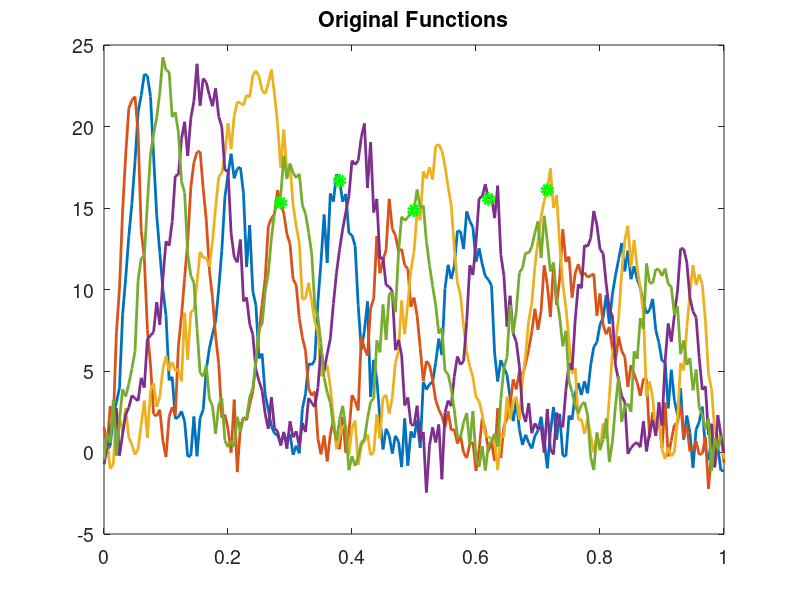

The MATLAB script that drew this image: (Note: this script raises an error after producing the figure.)
clear;close all;
addpath('./src/');

%% Example 1: good landmarks
load('./data/simu_five_functions_good_lm.mat');

figure
plot(t,f,'LineWidth',2)
for i=1:size(lm,1)
    for j=1:size(lm,2)
        hold on
        plot(t(lm(i,j)),f(i, lm(i,j)),'go','LineWidth',4)
    end
end
title('Original Functions')
set(gca,'fontsize', 14);

% LOOCV
lam = linspace(0,400,10);
lam = fliplr(lam);

E = selectLambda(t,f,lm,lam,[]);
[~, idx] = min(E);
best_lam = lam(idx);

figure
plot(lam,E,'*-','LineWidth',2)
set(gca,'fontsize', 14);
xlabel('\lambda','FontSize',14)
title('LOOCV')

% Soft Alignment
[fp,gamp,hard_id]=multipleHardRegistration(t,f,lm,[]);

figure
subplot(1,2,1);
plot(t,fp,'LineWidth',2)
for i=1:size(lm,1)
    for j=1:size(lm,2)
        hold on
        plot(t(lm(hard_id,j)),fp(i,lm(hard_id,j)),'go','LineWidth',4)
    end
end
set(gca,'fontsize', 14);
subplot(1,2,2);
plot(t,gamp,'LineWidth',2)
set(gca,'fontsize', 14);
sgtitle ('Hard Registration')

[fn,gam,qn,nlm] = multipleSoftAlignment(t,fp,best_lam,lm,hard_id,[]);

figure
subplot(1,2,1);
plot(t,fn,'LineWidth',2)
for i=1:size(lm,1)
    for j=1:size(lm,2)
        hold on
        plot(t(nlm(i,j)),fn(i,nlm(i,j)),'go','LineWidth',4)
    end
end
set(gca,'fontsize', 14);
subplot(1,2,2);
plot(t,gam,'LineWidth',2)
set(gca,'fontsize', 14);
sgtitle ('Soft Alignment')


%% Example 2: bad landmarks
load('./data/simu_five_functions_bad_lm.mat');

figure
plot(t,f,'LineWidth',2)
for i=1:size(lm,1)
    for j=1:size(lm,2)
        hold on
        plot(t(lm(i,j)),f(i, lm(i,j)),'go','LineWidth',4)
    end
end
title('Original Functions')
set(gca,'fontsize', 14);

% LOOCV
lam = linspace(0,5000,10);
lam = fliplr(lam);

E = selectLambda(t,f,lm,lam,[]);
[~, idx] = min(E);
best_lam = lam(idx);

figure
plot(lam,E,'*-','LineWidth',2)
set(gca,'fontsize', 14);
xlabel('\lambda','FontSize',14)
title('LOOCV')

% Soft Alignment
[fp,gamp,hard_id]=multipleHardRegistration(t,f,lm,[]);

figure
subplot(1,2,1);
plot(t,fp,'LineWidth',2)
for i=1:size(lm,1)
    for j=1:size(lm,2)
        hold on
        plot(t(lm(hard_id,j)),fp(i,lm(hard_id,j)),'go','LineWidth',4)
    end
end
set(gca,'fontsize', 14);
subplot(1,2,2);
plot(t,gamp,'LineWidth',2)
set(gca,'fontsize', 14);
sgtitle ('Hard Registration')

[fn,gam,qn,nlm] = multipleSoftAlignment(t,fp,best_lam,lm,hard_id,[]);

figure
subplot(1,2,1);
plot(t,fn,'LineWidth',2)
for i=1:size(lm,1)
    for j=1:size(lm,2)
        hold on
        plot(t(nlm(i,j)),fn(i,nlm(i,j)),'go','LineWidth',4)
    end
end
set(gca,'fontsize', 14);
subplot(1,2,2);
plot(t,gam,'LineWidth',2)
set(gca,'fontsize', 14);
sgtitle ('Soft Alignment')
